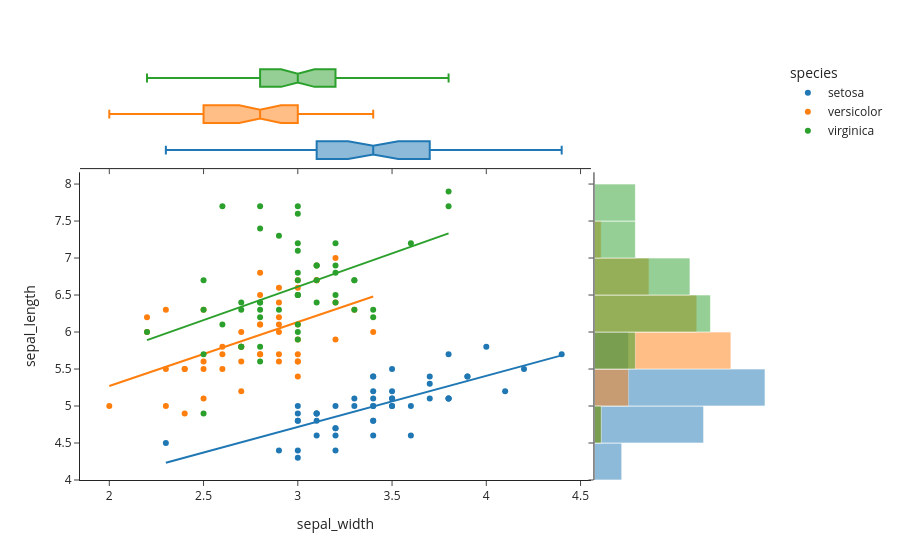

Here is the notebook cell this chart was saved with:
### Markdown cell above
Even if you use plotly express, it is essentially a way to produce a complex instance of figure:

### Code cell
import plotly.express as px
df = px.data.iris()
fig = px.scatter(df, x="sepal_width", y="sepal_length", color="species", marginal_y="histogram",
           marginal_x="box", trendline="ols", template="simple_white")
print(fig)
fig.show()

### Figure 1 — Plotly figure (JSON) as saved in the notebook; plotly's stock layout.template omitted (floating-point values rounded to 4 significant figures)
{"data": [{"hovertemplate": "species=setosa<br>sepal_width=%{x}<br>sepal_length=%{y}<extra></extra>", "legendgroup": "setosa", "marker": {"color": "#1F77B4", "symbol": "circle"}, "mode": "markers", "name": "setosa", "orientation": "v", "showlegend": true, "type": "scatter", "x": [3.5, 3.0, 3.2, 3.1, 3.6, 3.9, 3.4, 3.4, 2.9, 3.1, 3.7, 3.4, 3.0, 3.0, 4.0, 4.4, 3.9, 3.5, 3.8, 3.8, 3.4, 3.7, 3.6, 3.3, 3.4, 3.0, 3.4, 3.5, 3.4, 3.2, 3.1, 3.4, 4.1, 4.2, 3.1, 3.2, 3.5, 3.1, 3.0, 3.4, 3.5, 2.3, 3.2, 3.5, 3.8, 3.0, 3.8, 3.2, 3.7, 3.3], "xaxis": "x", "y": [5.1, 4.9, 4.7, 4.6, 5.0, 5.4, 4.6, 5.0, 4.4, 4.9, 5.4, 4.8, 4.8, 4.3, 5.8, 5.7, 5.4, 5.1, 5.7, 5.1, 5.4, 5.1, 4.6, 5.1, 4.8, 5.0, 5.0, 5.2, 5.2, 4.7, 4.8, 5.4, 5.2, 5.5, 4.9, 5.0, 5.5, 4.9, 4.4, 5.1, 5.0, 4.5, 4.4, 5.0, 5.1, 4.8, 5.1, 4.6, 5.3, 5.0], "yaxis": "y"}, {"hovertemplate": "species=setosa<br>sepal_width=%{x}<extra></extra>", "legendgroup": "setosa", "marker": {"color": "#1F77B4", "symbol": "circle"}, "name": "setosa", "notched": true, "showlegend": false, "type": "box", "x": [3.5, 3.0, 3.2, 3.1, 3.6, 3.9, 3.4, 3.4, 2.9, 3.1, 3.7, 3.4, 3.0, 3.0, 4.0, 4.4, 3.9, 3.5, 3.8, 3.8, 3.4, 3.7, 3.6, 3.3, 3.4, 3.0, 3.4, 3.5, 3.4, 3.2, 3.1, 3.4, 4.1, 4.2, 3.1, 3.2, 3.5, 3.1, 3.0, 3.4, 3.5, 2.3, 3.2, 3.5, 3.8, 3.0, 3.8, 3.2, 3.7, 3.3], "xaxis": "x3", "yaxis": "y3"}, {"bingroup": "y", "hovertemplate": "species=setosa<br>sepal_length=%{y}<br>count=%{x}<extra></extra>", "legendgroup": "setosa", "marker": {"color": "#1F77B4"}, "name": "setosa", "opacity": 0.5, "showlegend": false, "type": "histogram", "xaxis": "x2", "y": [5.1, 4.9, 4.7, 4.6, 5.0, 5.4, 4.6, 5.0, 4.4, 4.9, 5.4, 4.8, 4.8, 4.3, 5.8, 5.7, 5.4, 5.1, 5.7, 5.1, 5.4, 5.1, 4.6, 5.1, 4.8, 5.0, 5.0, 5.2, 5.2, 4.7, 4.8, 5.4, 5.2, 5.5, 4.9, 5.0, 5.5, 4.9, 4.4, 5.1, 5.0, 4.5, 4.4, 5.0, 5.1, 4.8, 5.1, 4.6, 5.3, 5.0], "yaxis": "y2"}, {"hovertemplate": "<b>OLS trendline</b><br>sepal_length = 0.690854 * sepal_width + 2.64466<br>R<sup>2</sup>=0.557681<br><br>species=setosa<br>sepal_width=%{x}<br>sepal_length=%{y} <b>(trend)</b><extra></extra>", "legendgroup": "setosa", "marker": {"color": "#1F77B4", "symbol": "circle"}, "mode": "lines", "name": "setosa", "showlegend": false, "type": "scatter", "x": [2.3, 2.9, 3.0, 3.0, 3.0, 3.0, 3.0, 3.0, 3.1, 3.1, 3.1, 3.1, 3.1, 3.2, 3.2, 3.2, 3.2, 3.2, 3.3, 3.3, 3.4, 3.4, 3.4, 3.4, 3.4, 3.4, 3.4, 3.4, 3.4, 3.5, 3.5, 3.5, 3.5, 3.5, 3.5, 3.6, 3.6, 3.7, 3.7, 3.7, 3.8, 3.8, 3.8, 3.8, 3.9, 3.9, 4.0, 4.1, 4.2, 4.4], "xaxis": "x", "y": [4.234, 4.648, 4.717, 4.717, 4.717, 4.717, 4.717, 4.717, 4.786, 4.786, 4.786, 4.786, 4.786, 4.855, 4.855, 4.855, 4.855, 4.855, 4.924, 4.924, 4.994, 4.994, 4.994, 4.994, 4.994, 4.994, 4.994, 4.994, 4.994, 5.063, 5.063, 5.063, 5.063, 5.063, 5.063, 5.132, 5.132, 5.201, 5.201, 5.201, 5.27, 5.27, 5.27, 5.27, 5.339, 5.339, 5.408, 5.477, 5.546, 5.684], "yaxis": "y"}, {"hovertemplate": "species=versicolor<br>sepal_width=%{x}<br>sepal_length=%{y}<extra></extra>", "legendgroup": "versicolor", "marker": {"color": "#FF7F0E", "symbol": "circle"}, "mode": "markers", "name": "versicolor", "orientation": "v", "showlegend": true, "type": "scatter", "x": [3.2, 3.2, 3.1, 2.3, 2.8, 2.8, 3.3, 2.4, 2.9, 2.7, 2.0, 3.0, 2.2, 2.9, 2.9, 3.1, 3.0, 2.7, 2.2, 2.5, 3.2, 2.8, 2.5, 2.8, 2.9, 3.0, 2.8, 3.0, 2.9, 2.6, 2.4, 2.4, 2.7, 2.7, 3.0, 3.4, 3.1, 2.3, 3.0, 2.5, 2.6, 3.0, 2.6, 2.3, 2.7, 3.0, 2.9, 2.9, 2.5, 2.8], "xaxis": "x", "y": [7.0, 6.4, 6.9, 5.5, 6.5, 5.7, 6.3, 4.9, 6.6, 5.2, 5.0, 5.9, 6.0, 6.1, 5.6, 6.7, 5.6, 5.8, 6.2, 5.6, 5.9, 6.1, 6.3, 6.1, 6.4, 6.6, 6.8, 6.7, 6.0, 5.7, 5.5, 5.5, 5.8, 6.0, 5.4, 6.0, 6.7, 6.3, 5.6, 5.5, 5.5, 6.1, 5.8, 5.0, 5.6, 5.7, 5.7, 6.2, 5.1, 5.7], "yaxis": "y"}, {"hovertemplate": "species=versicolor<br>sepal_width=%{x}<extra></extra>", "legendgroup": "versicolor", "marker": {"color": "#FF7F0E", "symbol": "circle"}, "name": "versicolor", "notched": true, "showlegend": false, "type": "box", "x": [3.2, 3.2, 3.1, 2.3, 2.8, 2.8, 3.3, 2.4, 2.9, 2.7, 2.0, 3.0, 2.2, 2.9, 2.9, 3.1, 3.0, 2.7, 2.2, 2.5, 3.2, 2.8, 2.5, 2.8, 2.9, 3.0, 2.8, 3.0, 2.9, 2.6, 2.4, 2.4, 2.7, 2.7, 3.0, 3.4, 3.1, 2.3, 3.0, 2.5, 2.6, 3.0, 2.6, 2.3, 2.7, 3.0, 2.9, 2.9, 2.5, 2.8], "xaxis": "x3", "yaxis": "y3"}, {"bingroup": "y", "hovertemplate": "species=versicolor<br>sepal_length=%{y}<br>count=%{x}<extra></extra>", "legendgroup": "versicolor", "marker": {"color": "#FF7F0E"}, "name": "versicolor", "opacity": 0.5, "showlegend": false, "type": "histogram", "xaxis": "x2", "y": [7.0, 6.4, 6.9, 5.5, 6.5, 5.7, 6.3, 4.9, 6.6, 5.2, 5.0, 5.9, 6.0, 6.1, 5.6, 6.7, 5.6, 5.8, 6.2, 5.6, 5.9, 6.1, 6.3, 6.1, 6.4, 6.6, 6.8, 6.7, 6.0, 5.7, 5.5, 5.5, 5.8, 6.0, 5.4, 6.0, 6.7, 6.3, 5.6, 5.5, 5.5, 6.1, 5.8, 5.0, 5.6, 5.7, 5.7, 6.2, 5.1, 5.7], "yaxis": "y2"}, {"hovertemplate": "<b>OLS trendline</b><br>sepal_length = 0.865078 * sepal_width + 3.53973<br>R<sup>2</sup>=0.276582<br><br>species=versicolor<br>sepal_width=%{x}<br>sepal_length=%{y} <b>(trend)</b><extra></extra>", "legendgroup": "versicolor", "marker": {"color": "#FF7F0E", "symbol": "circle"}, "mode": "lines", "name": "versicolor", "showlegend": false, "type": "scatter", "x": [2.0, 2.2, 2.2, 2.3, 2.3, 2.3, 2.4, 2.4, 2.4, 2.5, 2.5, 2.5, 2.5, 2.6, 2.6, 2.6, 2.7, 2.7, 2.7, 2.7, 2.7, 2.8, 2.8, 2.8, 2.8, 2.8, 2.8, 2.9, 2.9, 2.9, 2.9, 2.9, 2.9, 2.9, 3.0, 3.0, 3.0, 3.0, 3.0, 3.0, 3.0, 3.0, 3.1, 3.1, 3.1, 3.2, 3.2, 3.2, 3.3, 3.4], "xaxis": "x", "y": [5.27, 5.443, 5.443, 5.529, 5.529, 5.529, 5.616, 5.616, 5.616, 5.702, 5.702, 5.702, 5.702, 5.789, 5.789, 5.789, 5.875, 5.875, 5.875, 5.875, 5.875, 5.962, 5.962, 5.962, 5.962, 5.962, 5.962, 6.048, 6.048, 6.048, 6.048, 6.048, 6.048, 6.048, 6.135, 6.135, 6.135, 6.135, 6.135, 6.135, 6.135, 6.135, 6.221, 6.221, 6.221, 6.308, 6.308, 6.308, 6.394, 6.481], "yaxis": "y"}, {"hovertemplate": "species=virginica<br>sepal_width=%{x}<br>sepal_length=%{y}<extra></extra>", "legendgroup": "virginica", "marker": {"color": "#2CA02C", "symbol": "circle"}, "mode": "markers", "name": "virginica", "orientation": "v", "showlegend": true, "type": "scatter", "x": [3.3, 2.7, 3.0, 2.9, 3.0, 3.0, 2.5, 2.9, 2.5, 3.6, 3.2, 2.7, 3.0, 2.5, 2.8, 3.2, 3.0, 3.8, 2.6, 2.2, 3.2, 2.8, 2.8, 2.7, 3.3, 3.2, 2.8, 3.0, 2.8, 3.0, 2.8, 3.8, 2.8, 2.8, 2.6, 3.0, 3.4, 3.1, 3.0, 3.1, 3.1, 3.1, 2.7, 3.2, 3.3, 3.0, 2.5, 3.0, 3.4, 3.0], "xaxis": "x", "y": [6.3, 5.8, 7.1, 6.3, 6.5, 7.6, 4.9, 7.3, 6.7, 7.2, 6.5, 6.4, 6.8, 5.7, 5.8, 6.4, 6.5, 7.7, 7.7, 6.0, 6.9, 5.6, 7.7, 6.3, 6.7, 7.2, 6.2, 6.1, 6.4, 7.2, 7.4, 7.9, 6.4, 6.3, 6.1, 7.7, 6.3, 6.4, 6.0, 6.9, 6.7, 6.9, 5.8, 6.8, 6.7, 6.7, 6.3, 6.5, 6.2, 5.9], "yaxis": "y"}, {"hovertemplate": "species=virginica<br>sepal_width=%{x}<extra></extra>", "legendgroup": "virginica", "marker": {"color": "#2CA02C", "symbol": "circle"}, "name": "virginica", "notched": true, "showlegend": false, "type": "box", "x": [3.3, 2.7, 3.0, 2.9, 3.0, 3.0, 2.5, 2.9, 2.5, 3.6, 3.2, 2.7, 3.0, 2.5, 2.8, 3.2, 3.0, 3.8, 2.6, 2.2, 3.2, 2.8, 2.8, 2.7, 3.3, 3.2, 2.8, 3.0, 2.8, 3.0, 2.8, 3.8, 2.8, 2.8, 2.6, 3.0, 3.4, 3.1, 3.0, 3.1, 3.1, 3.1, 2.7, 3.2, 3.3, 3.0, 2.5, 3.0, 3.4, 3.0], "xaxis": "x3", "yaxis": "y3"}, {"bingroup": "y", "hovertemplate": "species=virginica<br>sepal_length=%{y}<br>count=%{x}<extra></extra>", "legendgroup": "virginica", "marker": {"color": "#2CA02C"}, "name": "virginica", "opacity": 0.5, "showlegend": false, "type": "histogram", "xaxis": "x2", "y": [6.3, 5.8, 7.1, 6.3, 6.5, 7.6, 4.9, 7.3, 6.7, 7.2, 6.5, 6.4, 6.8, 5.7, 5.8, 6.4, 6.5, 7.7, 7.7, 6.0, 6.9, 5.6, 7.7, 6.3, 6.7, 7.2, 6.2, 6.1, 6.4, 7.2, 7.4, 7.9, 6.4, 6.3, 6.1, 7.7, 6.3, 6.4, 6.0, 6.9, 6.7, 6.9, 5.8, 6.8, 6.7, 6.7, 6.3, 6.5, 6.2, 5.9], "yaxis": "y2"}, {"hovertemplate": "<b>OLS trendline</b><br>sepal_length = 0.901534 * sepal_width + 3.90684<br>R<sup>2</sup>=0.209057<br><br>species=virginica<br>sepal_width=%{x}<br>sepal_length=%{y} <b>(trend)</b><extra></extra>", "legendgroup": "virginica", "marker": {"color": "#2CA02C", "symbol": "circle"}, "mode": "lines", "name": "virginica", "showlegend": false, "type": "scatter", "x": [2.2, 2.5, 2.5, 2.5, 2.5, 2.6, 2.6, 2.7, 2.7, 2.7, 2.7, 2.8, 2.8, 2.8, 2.8, 2.8, 2.8, 2.8, 2.8, 2.9, 2.9, 3.0, 3.0, 3.0, 3.0, 3.0, 3.0, 3.0, 3.0, 3.0, 3.0, 3.0, 3.0, 3.1, 3.1, 3.1, 3.1, 3.2, 3.2, 3.2, 3.2, 3.2, 3.3, 3.3, 3.3, 3.4, 3.4, 3.6, 3.8, 3.8], "xaxis": "x", "y": [5.89, 6.161, 6.161, 6.161, 6.161, 6.251, 6.251, 6.341, 6.341, 6.341, 6.341, 6.431, 6.431, 6.431, 6.431, 6.431, 6.431, 6.431, 6.431, 6.521, 6.521, 6.611, 6.611, 6.611, 6.611, 6.611, 6.611, 6.611, 6.611, 6.611, 6.611, 6.611, 6.611, 6.702, 6.702, 6.702, 6.702, 6.792, 6.792, 6.792, 6.792, 6.792, 6.882, 6.882, 6.882, 6.972, 6.972, 7.152, 7.333, 7.333], "yaxis": "y"}], "layout": {"barmode": "overlay", "legend": {"title": {"text": "species"}, "tracegroupgap": 0}, "margin": {"t": 60}, "xaxis": {"anchor": "y", "domain": [0, 0.7363], "title": {"text": "sepal_width"}}, "xaxis2": {"anchor": "y2", "domain": [0.7413, 1], "matches": "x2", "showline": false, "showticklabels": false, "ticks": ""}, "xaxis3": {"anchor": "y3", "domain": [0, 0.7363], "matches": "x", "showticklabels": false}, "xaxis4": {"anchor": "y4", "domain": [0.7413, 1], "matches": "x2", "showline": false, "showticklabels": false, "ticks": ""}, "yaxis": {"anchor": "x", "domain": [0, 0.7326], "title": {"text": "sepal_length"}}, "yaxis2": {"anchor": "x2", "domain": [0, 0.7326], "matches": "y", "showticklabels": false}, "yaxis3": {"anchor": "x3", "domain": [0.7426, 1], "matches": "y3", "showline": false, "showticklabels": false, "ticks": ""}, "yaxis4": {"anchor": "x4", "domain": [0.7426, 1], "matches": "y3", "showline": false, "showticklabels": false, "ticks": ""}}}
